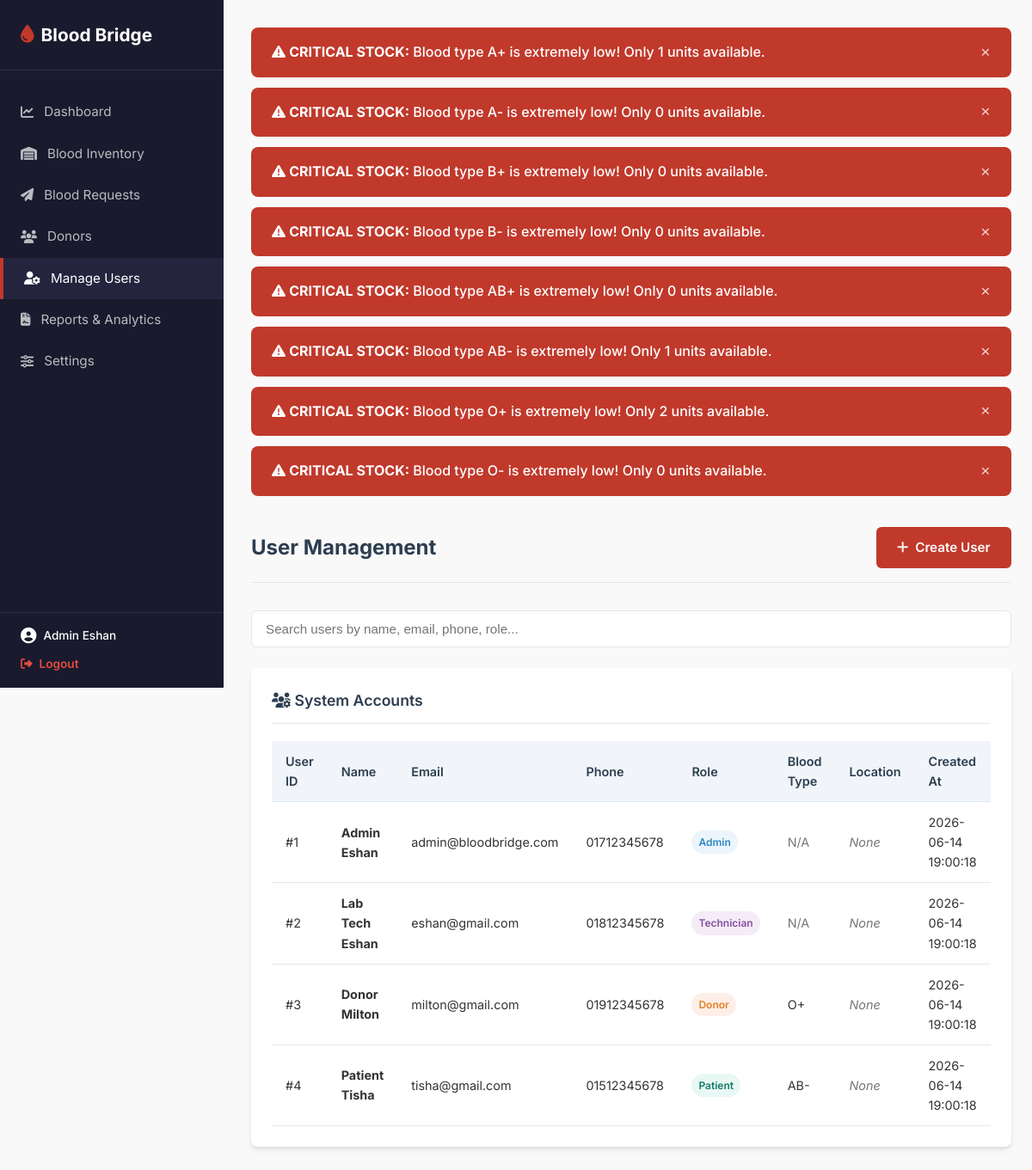
The app's page /index.php?route=admin/users (signed in) with its own data.
### tables this page shows
CREATE TABLE `alert_config` (
  `blood_type` ENUM('A+', 'A-', 'B+', 'B-', 'AB+', 'AB-', 'O+', 'O-') NOT NULL PRIMARY KEY,
  `critical_threshold` INT NOT NULL DEFAULT 5,
  `warning_threshold` INT NOT NULL DEFAULT 10
);

CREATE TABLE `users` (
  `user_id` INT AUTO_INCREMENT PRIMARY KEY,
  `name` VARCHAR(100) NOT NULL,
  `email` VARCHAR(150) NOT NULL UNIQUE,
  `password` VARCHAR(255) NOT NULL,
  `role` ENUM('admin', 'technician', 'donor', 'patient') NOT NULL,
  `blood_type` ENUM('A+', 'A-', 'B+', 'B-', 'AB+', 'AB-', 'O+', 'O-') DEFAULT NULL,
  `phone` VARCHAR(20) NOT NULL,
  `hospital_location` VARCHAR(150) DEFAULT NULL,
  `created_at` TIMESTAMP DEFAULT CURRENT_TIMESTAMP
);

### controllers/BaseController.php (called while the page is built, shortened)
<?php
abstract class BaseController {
    public function __construct($pdo) {
        $this->pdo = $pdo;
    }
    protected function render($viewPath, $data = [], $pageTitle = 'Blood Bridge') {
        extract($data);
        include __DIR__ . '/../views/layouts/header.php';
        include __DIR__ . '/../views/' . $viewPath . '.php';
        include __DIR__ . '/../views/layouts/footer.php';
    }
}
?>

### controllers/AdminController.php (called while the page is built, shortened)
<?php
require_once __DIR__ . '/BaseController.php';
require_once __DIR__ . '/../models/UserModel.php';
require_once __DIR__ . '/../models/InventoryModel.php';
class AdminController extends BaseController {
    private $userModel;
    public function __construct($pdo) {
        $this->userModel = new UserModel($pdo);
    }
    public function users() {
        $msg = '';
        $msg_class = '';
        $data = [
            'msg' => $msg,
            'msg_class' => $msg_class,
            'users' => $this->userModel->getAllUsers()
        ];
        $this->render('admin/users', $data, 'Manage Users');
    }
}
?>

### models/InventoryModel.php (called while the page is built, shortened)
<?php
class InventoryModel {
    private $db;
    public function __construct($pdo) {
        $this->db = $pdo;
    }
    public function getAvailableCountsGrouped() {
        $stmt = $this->db->query("SELECT blood_type, COUNT(*) as count FROM blood_inventory WHERE status = 'available' GROUP BY blood_type");
        $counts = [];
        foreach (['A+', 'A-', 'B+', 'B-', 'AB+', 'AB-', 'O+', 'O-'] as $bt) {
            $counts[$bt] = 0;
        }
        while ($row = $stmt->fetch()) {
            $counts[$row['blood_type']] = (int)$row['count'];
        }
        return $counts;
    }
    public function getAlertConfig() {
        return $this->db->query("SELECT * FROM alert_config")->fetchAll();
    }
}
?>

### models/UserModel.php (called while the page is built, shortened)
<?php
class UserModel {
    private $db;
    public function __construct($pdo) {
        $this->db = $pdo;
    }
    public function getAllUsers() {
        $stmt = $this->db->query("SELECT * FROM users ORDER BY role ASC, name ASC");
        return $stmt->fetchAll();
    }
}
?>

### views/admin/users.php (the view, shortened to what this page needs)
<div class="top-bar">
    <h2>User Management</h2>
    <div>
        <?php if (isset($_GET['action']) && $_GET['action'] === 'add'): ?>
            <a href="index.php?route=admin/users" class="btn btn-primary"><i class="fa-solid fa-list"></i> View All Users</a>
        <?php else: ?>
            <a href="index.php?route=admin/users&action=add" class="btn btn-primary"><i class="fa-solid fa-plus"></i> Create User</a>
        <?php endif; ?>
    </div>
</div>
<?php if (isset($_GET['action']) && $_GET['action'] === 'add'): ?>
    <div class="panel" style="max-width: 600px; margin: 0 auto;">
        <div class="panel-header">
            <span class="panel-title"><i class="fa-solid fa-user-plus"></i> Create User Account</span>
        </div>
        <form action="index.php?route=admin/users&action=add" method="POST">
            <div class="form-group">
                <label for="name">Full Name <span style="color: var(--primary-color);">*</span></label>
                <input type="text" name="name" id="name" class="form-control" required placeholder="Jane Doe">
            </div>
            <div class="form-group">
                <label for="email">Email Address <span style="color: var(--primary-color);">*</span></label>
                <input type="email" name="email" id="email" class="form-control" required placeholder="jane@example.com">
            </div>
            <div class="form-group">
                <label for="password">Password <span style="color: var(--primary-color);">*</span></label>
                <input type="password" name="password" id="password" class="form-control" required placeholder="••••••••" minlength="6">
            </div>
            <div class="form-group">
                <label for="phone">Phone Number <span style="color: var(--primary-color);">*</span></label>
                <input type="text" name="phone" id="phone" class="form-control" required placeholder="017XXXXXXXX">
            </div>
            <div class="form-group">
                <label for="role">Role <span style="color: var(--primary-color);">*</span></label>
                <select name="role" id="role_select" class="form-control" required>
                    <option value="technician">Lab Technician</option>
                    <option value="admin">Administrator</option>
                    <option value="donor">Donor</option>
                    <option value="patient">Patient</option>
                </select>
            </div>
            <div class="form-group" id="blood_type_group">
                <label for="blood_type">Blood Type</label>
                <select name="blood_type" id="blood_type" class="form-control">
                    <option value="">N/A</option>
                    <?php foreach (['A+', 'A-', 'B+', 'B-', 'AB+', 'AB-', 'O+', 'O-'] as $bt): ?>
                        <option value="<?= $bt ?>"><?= $bt ?></option>
                    <?php endforeach; ?>
                </select>
            </div>
            <div class="form-group" id="location_group" style="display: none;">
                <label for="hospital_location">Hospital / Home Location (Patient Only)</label>
                <input type="text" name="hospital_location" id="hospital_location" class="form-control" placeholder="e.g. Apollo Hospital">
            </div>
            <button type="submit" name="add_user" class="btn btn-primary btn-block">
                <i class="fa-solid fa-save"></i> Save User
            </button>
        </form>
    </div>
    <script>
    document.addEventListener('DOMContentLoaded', () => {
        const roleSelect = document.getElementById('role_select');
        const locationGroup = document.getElementById('location_group');
        function toggleFields() {
            if (roleSelect.value === 'patient') {
                locationGroup.style.display = 'block';
            } else {
                locationGroup.style.display = 'none';
            }
        }
        roleSelect.addEventListener('change', toggleFields);
    });
    </script>
<?php else: ?>
    <div style="margin-bottom: 1.5rem;">
        <input type="text" class="form-control live-search" data-target-table="usersTable" placeholder="Search users by name, email, phone, role...">
    </div>
    <div class="panel">
        <div class="panel-header">
            <span class="panel-title"><i class="fa-solid fa-users-gear"></i> System Accounts</span>
        </div>
        <div class="table-container">
            <table id="usersTable">
                <thead>
                    <tr>
                        <th>User ID</th>
                        <th>Name</th>
                        <th>Email</th>
                        <th>Phone</th>
                        <th>Role</th>
                        <th>Blood Type</th>
                        <th>Location</th>
                        <th>Created At</th>
                    </tr>
                </thead>
                <tbody>
                    <?php foreach ($users as $u): ?>
                        <tr>
                            <td>#<?= $u['user_id'] ?></td>
                            <td><strong><?= htmlspecialchars($u['name']) ?></strong></td>
                            <td><?= htmlspecialchars($u['email']) ?></td>
                            <td><?= htmlspecialchars($u['phone']) ?></td>
                            <td>
                                <span class="badge" style="background-color:
                                    <?= $u['role'] === 'admin' ? '#ebf5fb; color: #2e86c1;' :
                                       ($u['role'] === 'technician' ? '#f4ecf7; color: #884ea0;' :
                                       ($u['role'] === 'donor' ? '#fdefe8; color: #e67e22;' : '#e8f8f5; color: #117a65;')) ?>;">
                                    <?= htmlspecialchars(ucfirst($u['role'])) ?>
                                </span>
                            </td>
                            <td><?= $u['blood_type'] ? htmlspecialchars($u['blood_type']) : '<span style="color: var(--text-muted);">N/A</span>' ?></td>
                            <td><?= $u['hospital_location'] ? htmlspecialchars($u['hospital_location']) : '<span style="color: var(--text-muted); font-style: italic;">None</span>' ?></td>
                            <td><?= htmlspecialchars($u['created_at']) ?></td>
                        </tr>
                    <?php endforeach; ?>
                </tbody>
            </table>
        </div>
    </div>
<?php endif; ?>

### views/layouts/alert_banner.php (shortened to what this page needs)
<?php
if (isset($_SESSION['role']) && ($_SESSION['role'] === 'admin' || $_SESSION['role'] === 'technician')) {
    require_once __DIR__ . '/../../models/InventoryModel.php';
    try {
        $invModel = new InventoryModel($this->pdo);
        $configs = $invModel->getAlertConfig();
        $stocks = $invModel->getAvailableCountsGrouped();
        echo '<div class="alert-banner-container">';
        foreach ($configs as $config) {
            $bt = $config['blood_type'];
            $count = isset($stocks[$bt]) ? $stocks[$bt] : 0;
            if ($count <= $config['critical_threshold']) {
                echo '<div class="alert-banner critical" data-bloodtype="'.htmlspecialchars($bt).'" data-level="critical">';
                echo '<span><i class="fa-solid fa-triangle-exclamation"></i> <strong>CRITICAL STOCK:</strong> Blood type ' . htmlspecialchars($bt) . ' is extremely low! Only ' . $count . ' units available.</span>';
                echo '<button class="alert-close">&times;</button>';
                echo '</div>';
            }
        }
        echo '</div>';
    } catch (Exception $e) {
    }
}
?>

### assets/css/style.css (style rules this page uses)
:root { --primary-color: #C0392B; --primary-hover: #962D22; --secondary-color: #2C3E50; --bg-color: #F9F9F9; --card-bg: #FFFFFF; --sidebar-bg: #1A1A2E; --sidebar-hover: #24243e; --text-color: #333333; --text-muted: #777777; --border-color: #E2E8F0; --success-color: #27AE60; --warning-color: #F39C12; --danger-color: #C0392B; --shadow: 0 4px 6px -1px rgba(0, 0, 0, 0.1), 0 2px 4px -1px rgba(0, 0, 0, 0.06); --transition: all 0.3s ease; }
* { margin: 0; padding: 0; box-sizing: border-box; }
body { font-family: 'Inter', sans-serif; background-color: var(--bg-color); color: var(--text-color); line-height: 1.6; display: flex; min-height: 100vh; }
.form-control { width: 100%; padding: 0.75rem 1rem; font-size: 0.95rem; border: 1px solid var(--border-color); border-radius: 6px; transition: var(--transition); }
.btn { display: inline-flex; align-items: center; justify-content: center; padding: 0.75rem 1.5rem; font-size: 0.95rem; font-weight: 600; border-radius: 6px; border: none; cursor: pointer; transition: var(--transition); text-decoration: none; gap: 0.5rem; }
.btn-primary { background-color: var(--primary-color); color: white; }
.top-bar { display: flex; justify-content: space-between; align-items: center; margin-bottom: 2rem; padding-bottom: 1rem; border-bottom: 1px solid var(--border-color); }
.top-bar h2 { font-size: 1.5rem; color: var(--secondary-color); }
.alert-banner-container { margin-bottom: 1.5rem; }
.alert-banner { display: flex; justify-content: space-between; align-items: center; padding: 1rem 1.5rem; border-radius: 8px; margin-bottom: 0.75rem; color: white; font-weight: 500; animation: slideIn 0.3s ease-out; }
.alert-banner.critical { background-color: #C0392B; }
.alert-close { background: transparent; border: none; color: white; cursor: pointer; font-size: 1.2rem; display: flex; align-items: center; opacity: 0.8; transition: var(--transition); }
.panel { background-color: var(--card-bg); border-radius: 8px; padding: 1.5rem; box-shadow: var(--shadow); margin-bottom: 1.5rem; }
.panel-header { display: flex; justify-content: space-between; align-items: center; margin-bottom: 1.25rem; border-bottom: 1px solid var(--border-color); padding-bottom: 0.75rem; }
.panel-title { font-size: 1.1rem; font-weight: 600; color: var(--secondary-color); }
.table-container { width: 100%; overflow-x: auto; }
table { width: 100%; border-collapse: collapse; text-align: left; font-size: 0.9rem; }
th, td { padding: 0.75rem 1rem; border-bottom: 1px solid var(--border-color); }
th { background-color: #F1F5F9; color: var(--secondary-color); font-weight: 600; cursor: pointer; user-select: none; }
.badge { display: inline-block; padding: 0.25rem 0.5rem; font-size: 0.75rem; font-weight: 600; border-radius: 50px; text-align: center; }

### records on screen
alert_config: blood_type "A+", blood_type "1"
alert_config: blood_type "A-", blood_type "0"
alert_config: blood_type "B+", blood_type "0"
alert_config: blood_type "B-", blood_type "0"
alert_config: blood_type "AB+", blood_type "0"
alert_config: blood_type "AB-", blood_type "1"
alert_config: blood_type "O+", blood_type "2"
alert_config: blood_type "O-", blood_type "0"
users: user_id "1", name "Admin Eshan", email "admin@bloodbridge.com", phone "01712345678", role "Admin", shows "N/A", shows "None", created_at "2026-06-14 19:00:18"
users: user_id "2", name "Lab Tech Eshan", email "eshan@gmail.com", phone "01812345678", role "Technician", shows "N/A", shows "None", created_at "2026-06-14 19:00:18"
users: user_id "3", name "Donor Milton", email "milton@gmail.com", phone "01912345678", role "Donor", blood_type "O+", shows "None", created_at "2026-06-14 19:00:18"
users: user_id "4", name "Patient Tisha", email "tisha@gmail.com", phone "01512345678", role "Patient", blood_type "AB-", shows "None", created_at "2026-06-14 19:00:18"

### other values on screen
$user_name "Admin Eshan"
